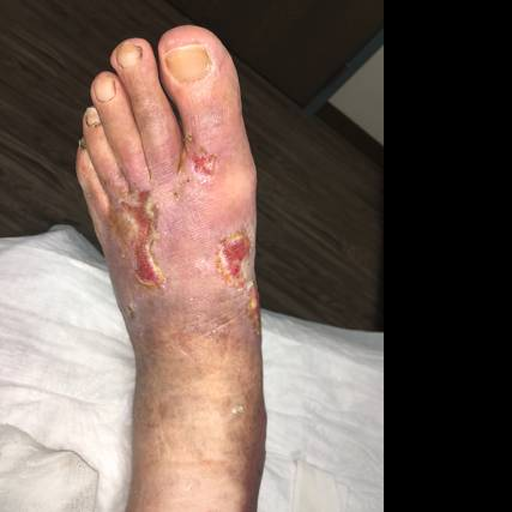
#> input picture test_images/fusc_0930.png, 512 x 512 px
$ python -i logic.py   (imports and definitions only)
#> lines starting #> are read from the running program, lines starting #| are printed output that depends on the picture; after the words box and inside, x2 and y2 are one past the last pixel; in counts of white or black regions, pixels touching at a corner belong together
#> further down, picture is the input picture: shape (512, 512, 3); mean B, G, R 86.8, 94.9, 112.1
import cv2
import numpy as np
from PIL import Image
import random
import requests
import io

# --- Optional: External API key for better wound recognition ---
DEEP_AI_KEY = "YOUR_API_KEY"  # Replace with your actual API key

# [16 lines left out: function analyze_with_api, not called in this run]

def analyze_wound(pil_image):
    """
    This is the main analysis function. It finds the wound, isolates it,
    calculates its area, and analyzes its color.
    """
    # Convert PIL image to OpenCV format
    open_cv_image = np.array(pil_image)
    open_cv_image = open_cv_image[:, :, ::-1].copy()

    # --- Step 1: Find the largest contour (the wound) ---
    gray = cv2.cvtColor(open_cv_image, cv2.COLOR_BGR2GRAY)
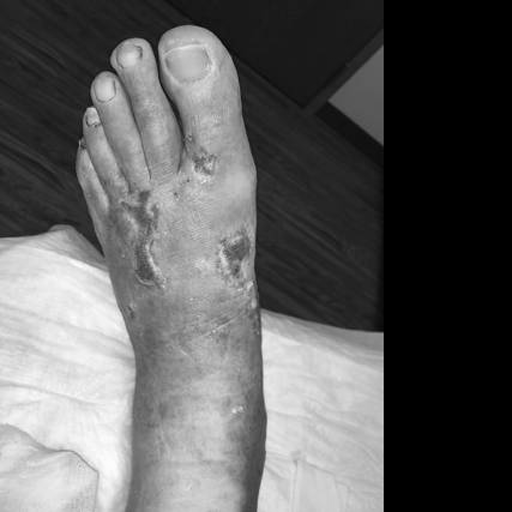
#> gray: shape (512, 512); min 0, max 254, mean 94.4

    # --- Improved preprocessing for better recognition ---
    # Apply Gaussian blur to reduce noise
    blurred = cv2.GaussianBlur(gray, (7, 7), 0)

    # Apply Contrast Limited Adaptive Histogram Equalization (CLAHE)
    clahe = cv2.createCLAHE(clipLimit=2.0, tileGridSize=(8, 8))
    enhanced = clahe.apply(blurred)
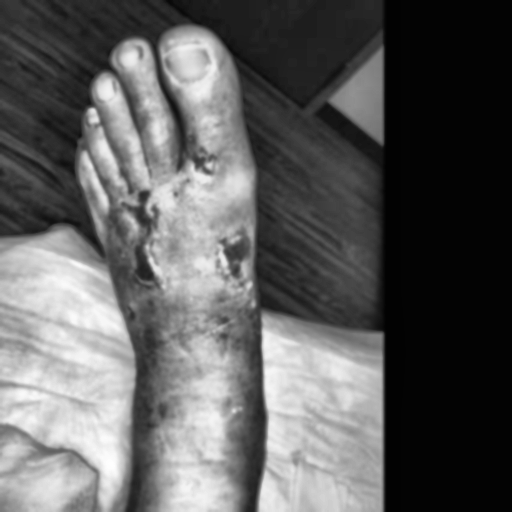
#> enhanced: shape (512, 512); min 2, max 254, mean 94.2

    # Use adaptive thresholding for varied lighting
    thresh = cv2.adaptiveThreshold(
        enhanced, 255, cv2.ADAPTIVE_THRESH_GAUSSIAN_C,
        cv2.THRESH_BINARY_INV, 15, 4
    )
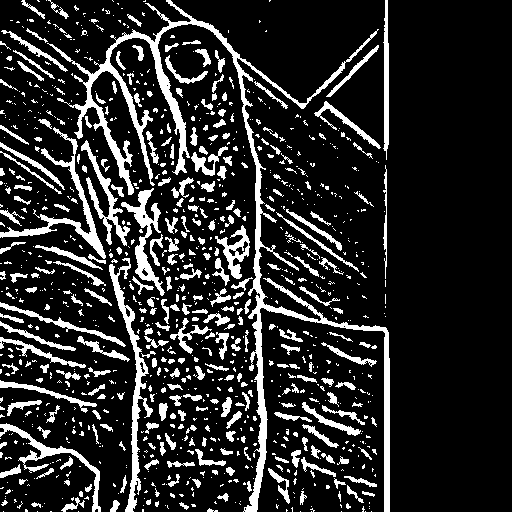
#> thresh: shape (512, 512); 16.6% white; 1038 white regions (738 under 20 px), largest, box (x1, y1, x2, y2) and area: (47, 0, 390, 512) 9981, (109, 258, 153, 512) 1895, (0, 127, 106, 259) 1578

    # Morphological operations to clean noise
    kernel = np.ones((5, 5), np.uint8)
    thresh = cv2.morphologyEx(thresh, cv2.MORPH_OPEN, kernel, iterations=2)
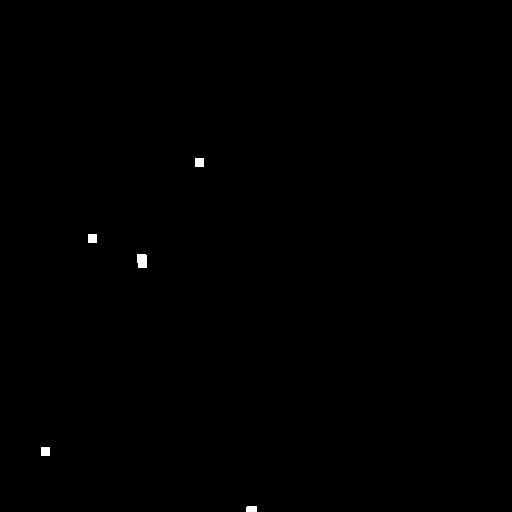
#> thresh: shape (512, 512); 0.17% white; 5 white regions
    thresh = cv2.morphologyEx(thresh, cv2.MORPH_CLOSE, kernel, iterations=2)

    contours, _ = cv2.findContours(thresh, cv2.RETR_EXTERNAL, cv2.CHAIN_APPROX_SIMPLE)
#> contours = 5 contours; box (x1, y1, x2, y2) and area: (137, 254, 147, 268) 112, (41, 447, 50, 456) 64, (88, 234, 97, 243) 64, (195, 158, 204, 167) 64, (246, 506, 257, 512) 50

    wound_area = 0
    processed_image = open_cv_image.copy()
    wound_color_analysis = {"redness": 0, "unhealthy_tissue": 0}

    if contours:
        largest_contour = max(contours, key=cv2.contourArea)
#> largest_contour = [[137, 254], [137, 262], [138, 263], [138, 267], [146, 267], [146, 255], [145, 254]]

        # --- Step 2: Calculate Area ---
        wound_area = cv2.contourArea(largest_contour)
#> wound_area = 112

        # --- Step 3: Draw contour and area on the image ---
        cv2.drawContours(processed_image, [largest_contour], -1, (0, 255, 0), 3)
        # Put the area text on the image
        text = f"Area: {wound_area:.2f} px"
#> text = 'Area: 112.00 px'
        (w, h), _ = cv2.getTextSize(text, cv2.FONT_HERSHEY_SIMPLEX, 1, 2)
#> w = 258; h = 22
        cv2.rectangle(processed_image, (10, 30-h-5), (10+w+5, 30+5), (0,0,0), -1)
        cv2.putText(processed_image, text, (10, 30),
                    cv2.FONT_HERSHEY_SIMPLEX, 1, (255, 255, 255), 2)
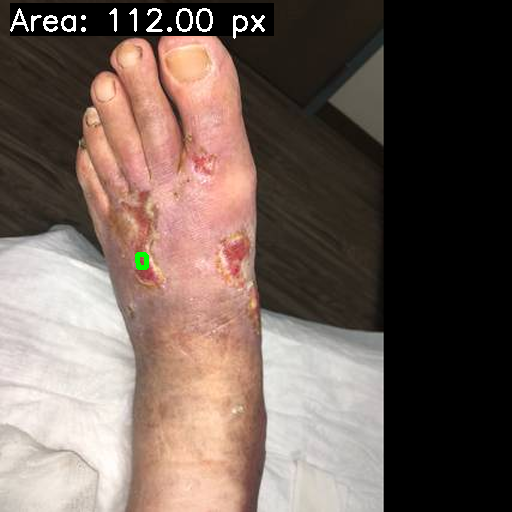
#> processed_image: shape (512, 512, 3); mean R, G, B 111.8, 95.3, 87.2

        # --- Step 4: Isolate the wound and analyze color ---
        mask = np.zeros(gray.shape, np.uint8)
        cv2.drawContours(mask, [largest_contour], -1, 255, -1)
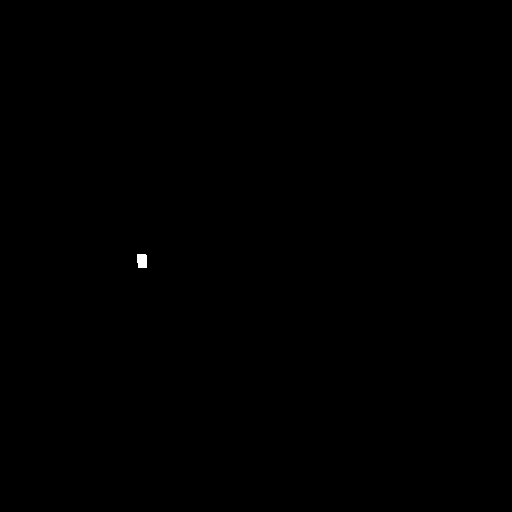
#> mask: shape (512, 512); 0.05% white; 1 white region, box (x1, y1, x2, y2) and area: (137, 254, 147, 268) 134

        # Smooth mask to reduce jagged edges
        mask = cv2.morphologyEx(mask, cv2.MORPH_CLOSE, kernel, iterations=1)

        # Calculate average color of wound area
        mean_color = cv2.mean(open_cv_image, mask=mask)[:3]
#> mean_color = (162.9, 84.44, 77.54)

        # Simple logic for infection risk based on redness
        if mean_color[2] > 150:  # Red channel
            wound_color_analysis["redness"] = round(mean_color[2])
    else:
        # --- Optional: fallback to API if no wound detected ---
        api_result = analyze_with_api(pil_image)
        # Map API result to wound_area and redness (adjust as needed)
        wound_area = api_result.get("wound_area", 0)
        wound_color_analysis["redness"] = api_result.get("redness", 0)

    # Convert processed image back to PIL format
    final_image = Image.fromarray(cv2.cvtColor(processed_image, cv2.COLOR_BGR2RGB))
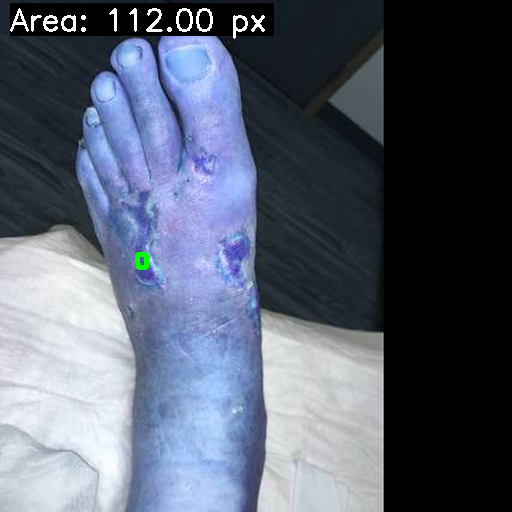
#> final_image: PIL image 512x512 RGB; mean R, G, B 87.2, 95.3, 111.8

    return final_image, wound_area, wound_color_analysis

# [35 lines left out: function get_detailed_report, not called in this run]

>>> import cv2
>>> picture = cv2.imread('test_images/fusc_0930.png')
>>> result = analyze_wound(picture)

$ run again, on test_images/fusc_0932.png
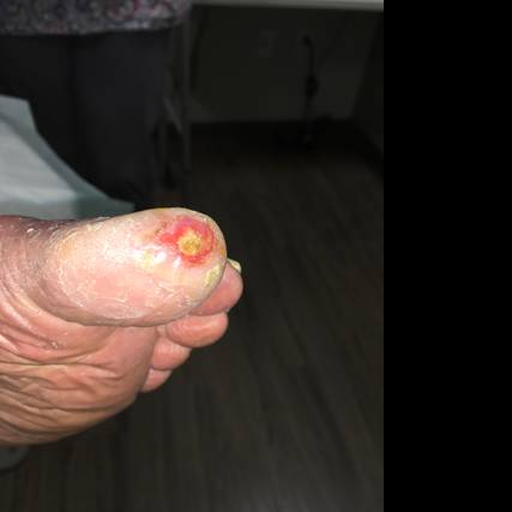
#> input picture test_images/fusc_0932.png, 512 x 512 px
#> picture is the input picture: shape (512, 512, 3); mean B, G, R 39.7, 44.8, 53.9
#> in analyze_wound, `thresh = cv2.adaptiveThreshold( enhanced, 255, cv2.ADAPTIVE_THRESH_GAU..`:
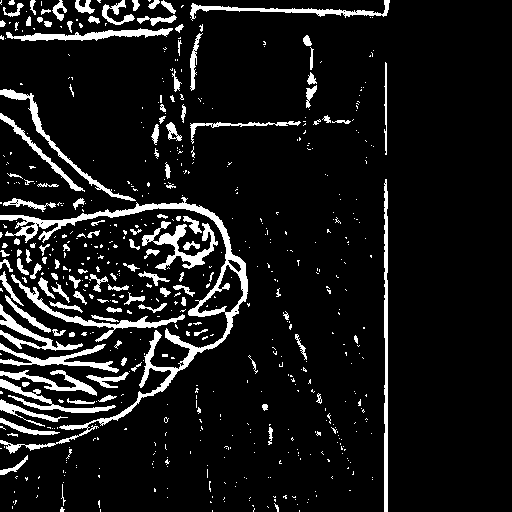
#> thresh: shape (512, 512); 9.5% white; 600 white regions (473 under 20 px), largest, box (x1, y1, x2, y2) and area: (0, 197, 248, 454) 4777, (384, 179, 388, 512) 1195, (142, 221, 218, 270) 1143
#> contours = 2 contours; box (x1, y1, x2, y2) and area: (191, 256, 202, 265) 80, (0, 401, 6, 410) 40
#> largest_contour = [[191, 256], [191, 264], [201, 264], [201, 256]]
#> wound_area = 80
#> text = 'Area: 80.00 px'
#> w = 238; h = 22
#> mask: shape (512, 512); 0.04% white; 1 white region, box (x1, y1, x2, y2) and area: (191, 256, 202, 265) 99
#> mean_color = (237.2, 110.9, 95.34)
#> in analyze_wound, `final_image = Image.fromarray(cv2.cvtColor(processed_image, cv2.COLOR_..`:
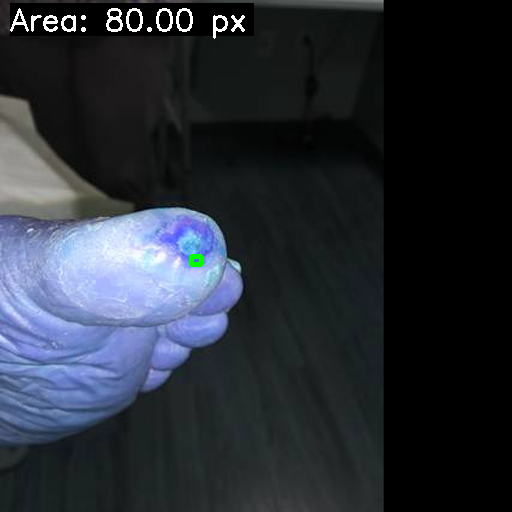
#> final_image: PIL image 512x512 RGB; mean R, G, B 39.8, 45.1, 53.9

$ run again, on test_images/fusc_0934.png
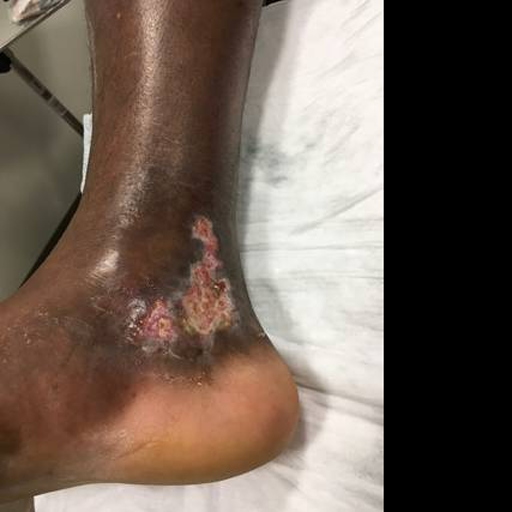
#> input picture test_images/fusc_0934.png, 512 x 512 px
#> picture is the input picture: shape (512, 512, 3); mean B, G, R 85.5, 96.1, 111.3
#> in analyze_wound, `thresh = cv2.adaptiveThreshold( enhanced, 255, cv2.ADAPTIVE_THRESH_GAU..`:
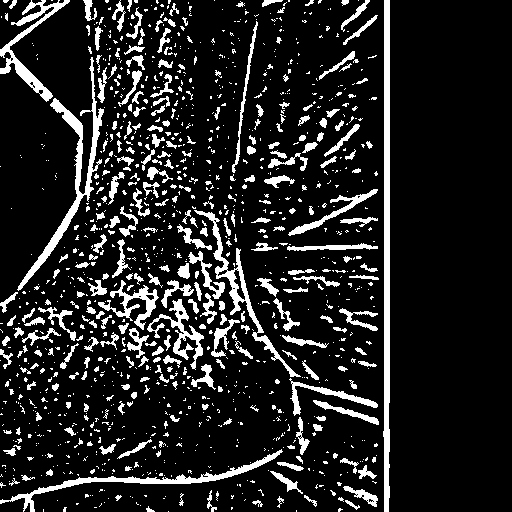
#> thresh: shape (512, 512); 13.7% white; 1187 white regions (904 under 20 px), largest, box (x1, y1, x2, y2) and area: (383, 0, 390, 512) 3008, (17, 57, 104, 291) 2212, (0, 449, 283, 512) 1635
#> contours = 2 contours; box (x1, y1, x2, y2) and area: (180, 266, 189, 277) 80, (146, 300, 155, 309) 64
#> largest_contour = [[180, 266], [180, 276], [188, 276], [188, 266]]
#> wound_area = 80
#> text = 'Area: 80.00 px'
#> w = 238; h = 22
#> mask: shape (512, 512); 0.04% white; 1 white region, box (x1, y1, x2, y2) and area: (180, 266, 189, 277) 99
#> mean_color = (55.98, 44.46, 34.85)
#> in analyze_wound, `final_image = Image.fromarray(cv2.cvtColor(processed_image, cv2.COLOR_..`:
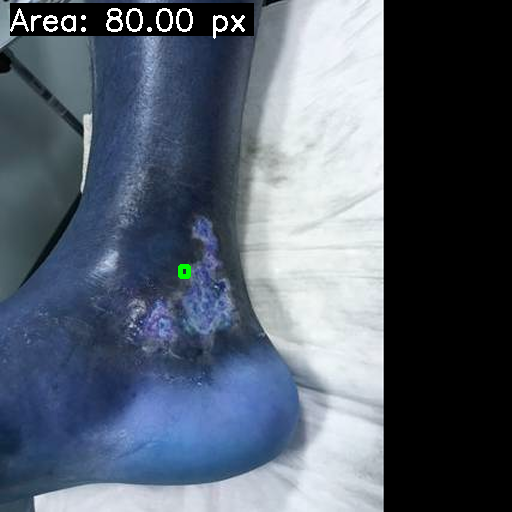
#> final_image: PIL image 512x512 RGB; mean R, G, B 84.7, 95.1, 109.4
